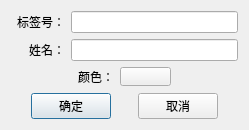
<?xml version="1.0" encoding="UTF-8"?>
<ui version="4.0">
 <class>addlabel</class>
 <widget class="QDialog" name="addlabel">
  <property name="geometry">
   <rect>
    <x>0</x>
    <y>0</y>
    <width>249</width>
    <height>129</height>
   </rect>
  </property>
  <property name="sizePolicy">
   <sizepolicy hsizetype="Maximum" vsizetype="Maximum">
    <horstretch>0</horstretch>
    <verstretch>0</verstretch>
   </sizepolicy>
  </property>
  <property name="maximumSize">
   <size>
    <width>249</width>
    <height>163</height>
   </size>
  </property>
  <property name="acceptDrops">
   <bool>false</bool>
  </property>
  <property name="windowTitle">
   <string>添加标签</string>
  </property>
  <layout class="QVBoxLayout" name="verticalLayout">
   <item>
    <layout class="QHBoxLayout" name="horizontalLayout_2">
     <item>
      <spacer name="horizontalSpacer_6">
       <property name="orientation">
        <enum>Qt::Horizontal</enum>
       </property>
       <property name="sizeHint" stdset="0">
        <size>
         <width>40</width>
         <height>20</height>
        </size>
       </property>
      </spacer>
     </item>
     <item>
      <widget class="QLabel" name="label">
       <property name="sizePolicy">
        <sizepolicy hsizetype="Fixed" vsizetype="Fixed">
         <horstretch>0</horstretch>
         <verstretch>0</verstretch>
        </sizepolicy>
       </property>
       <property name="text">
        <string>标签号：</string>
       </property>
      </widget>
     </item>
     <item>
      <widget class="QLineEdit" name="led_labid">
       <property name="sizePolicy">
        <sizepolicy hsizetype="Fixed" vsizetype="Fixed">
         <horstretch>0</horstretch>
         <verstretch>0</verstretch>
        </sizepolicy>
       </property>
       <property name="minimumSize">
        <size>
         <width>167</width>
         <height>0</height>
        </size>
       </property>
       <property name="maximumSize">
        <size>
         <width>167</width>
         <height>16777215</height>
        </size>
       </property>
      </widget>
     </item>
    </layout>
   </item>
   <item>
    <layout class="QHBoxLayout" name="horizontalLayout_4">
     <item>
      <spacer name="horizontalSpacer_5">
       <property name="orientation">
        <enum>Qt::Horizontal</enum>
       </property>
       <property name="sizeHint" stdset="0">
        <size>
         <width>13</width>
         <height>17</height>
        </size>
       </property>
      </spacer>
     </item>
     <item>
      <widget class="QLabel" name="label_2">
       <property name="sizePolicy">
        <sizepolicy hsizetype="Fixed" vsizetype="Fixed">
         <horstretch>0</horstretch>
         <verstretch>0</verstretch>
        </sizepolicy>
       </property>
       <property name="text">
        <string>姓名：</string>
       </property>
      </widget>
     </item>
     <item>
      <widget class="QLineEdit" name="led_name">
       <property name="sizePolicy">
        <sizepolicy hsizetype="Fixed" vsizetype="Fixed">
         <horstretch>0</horstretch>
         <verstretch>0</verstretch>
        </sizepolicy>
       </property>
       <property name="minimumSize">
        <size>
         <width>167</width>
         <height>0</height>
        </size>
       </property>
       <property name="maximumSize">
        <size>
         <width>167</width>
         <height>16777215</height>
        </size>
       </property>
      </widget>
     </item>
    </layout>
   </item>
   <item>
    <layout class="QHBoxLayout" name="horizontalLayout_3">
     <item>
      <spacer name="horizontalSpacer_8">
       <property name="orientation">
        <enum>Qt::Horizontal</enum>
       </property>
       <property name="sizeHint" stdset="0">
        <size>
         <width>40</width>
         <height>20</height>
        </size>
       </property>
      </spacer>
     </item>
     <item>
      <widget class="QLabel" name="label_3">
       <property name="text">
        <string>颜色：</string>
       </property>
      </widget>
     </item>
     <item>
      <widget class="QToolButton" name="tBtn_color">
       <property name="enabled">
        <bool>true</bool>
       </property>
       <property name="minimumSize">
        <size>
         <width>51</width>
         <height>19</height>
        </size>
       </property>
       <property name="maximumSize">
        <size>
         <width>51</width>
         <height>19</height>
        </size>
       </property>
       <property name="text">
        <string/>
       </property>
       <property name="checkable">
        <bool>false</bool>
       </property>
      </widget>
     </item>
     <item>
      <spacer name="horizontalSpacer_7">
       <property name="orientation">
        <enum>Qt::Horizontal</enum>
       </property>
       <property name="sizeHint" stdset="0">
        <size>
         <width>40</width>
         <height>20</height>
        </size>
       </property>
      </spacer>
     </item>
    </layout>
   </item>
   <item>
    <layout class="QHBoxLayout" name="horizontalLayout">
     <item>
      <spacer name="horizontalSpacer">
       <property name="orientation">
        <enum>Qt::Horizontal</enum>
       </property>
       <property name="sizeHint" stdset="0">
        <size>
         <width>40</width>
         <height>20</height>
        </size>
       </property>
      </spacer>
     </item>
     <item>
      <widget class="QPushButton" name="btn_ok">
       <property name="text">
        <string>确定</string>
       </property>
      </widget>
     </item>
     <item>
      <spacer name="horizontalSpacer_3">
       <property name="orientation">
        <enum>Qt::Horizontal</enum>
       </property>
       <property name="sizeHint" stdset="0">
        <size>
         <width>40</width>
         <height>20</height>
        </size>
       </property>
      </spacer>
     </item>
     <item>
      <widget class="QPushButton" name="btn_cancel">
       <property name="text">
        <string>取消</string>
       </property>
      </widget>
     </item>
     <item>
      <spacer name="horizontalSpacer_2">
       <property name="orientation">
        <enum>Qt::Horizontal</enum>
       </property>
       <property name="sizeHint" stdset="0">
        <size>
         <width>40</width>
         <height>20</height>
        </size>
       </property>
      </spacer>
     </item>
    </layout>
   </item>
  </layout>
 </widget>
 <resources/>
 <connections/>
</ui>
